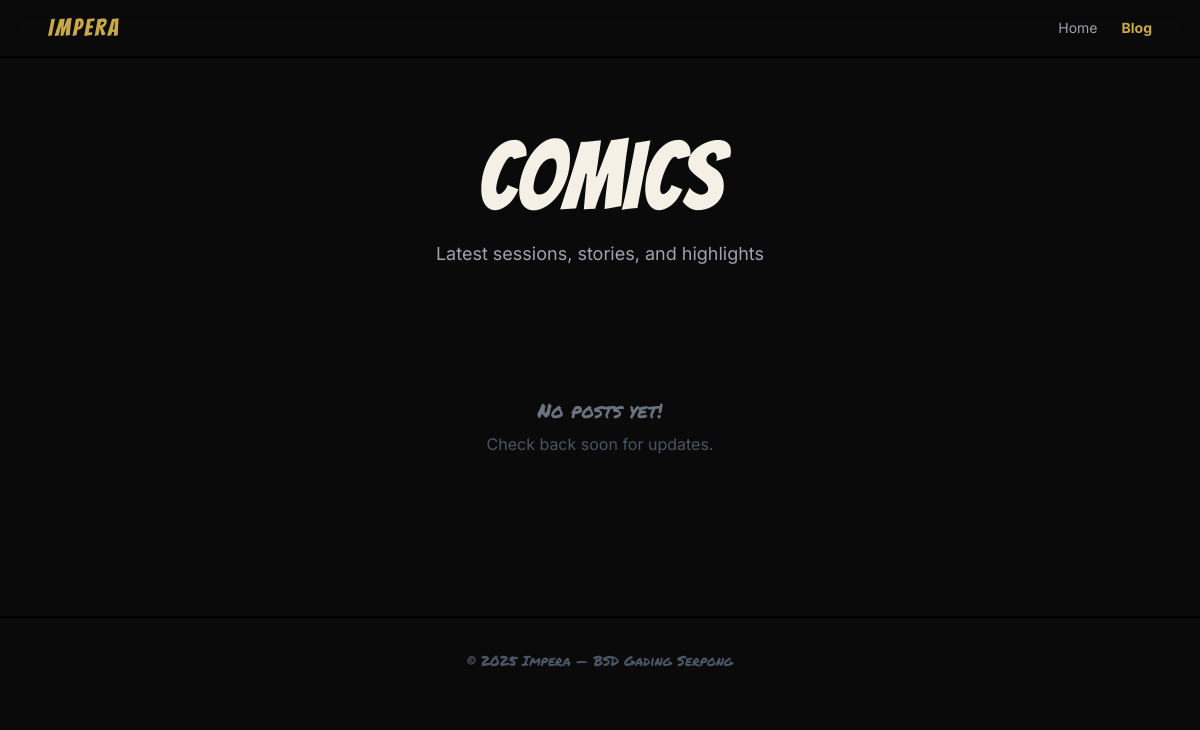
/blog, run on an earlier commit of the app's database.
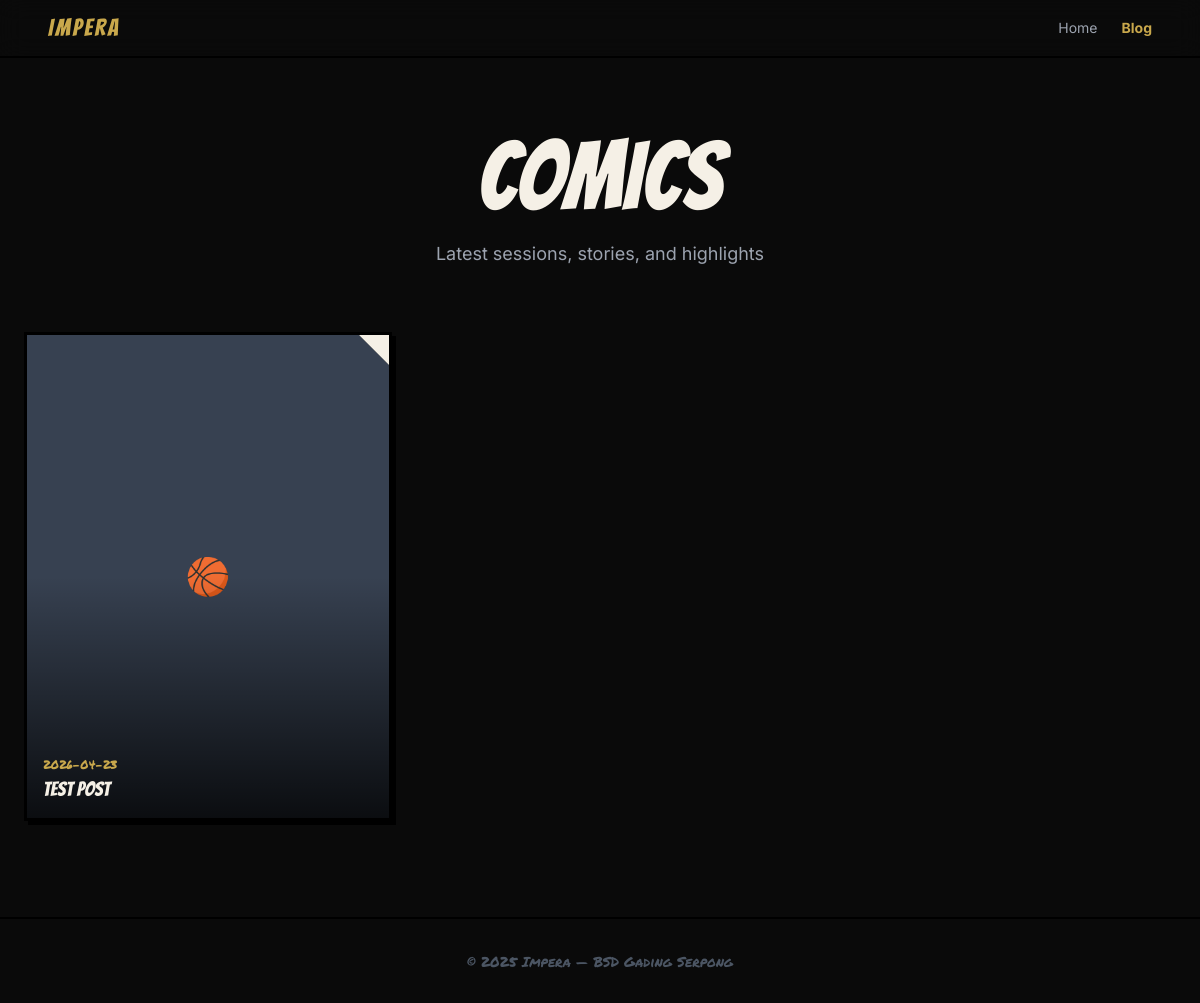
And on a later commit of the database.
### tables this page shows
CREATE TABLE posts (
            id INTEGER PRIMARY KEY AUTOINCREMENT,
            title TEXT NOT NULL,
            body TEXT NOT NULL,
            author_id INTEGER NOT NULL,
            status TEXT CHECK(status IN ('draft', 'published')) DEFAULT 'draft',
            created_at TIMESTAMP DEFAULT CURRENT_TIMESTAMP,
            updated_at TIMESTAMP DEFAULT CURRENT_TIMESTAMP,
            FOREIGN KEY (author_id) REFERENCES users(id)
        );

### main.py (the view)
@app.get("/blog", response_class=HTMLResponse)
async def blog(request: Request):
    conn = get_db()
    cursor = conn.cursor()
    cursor.execute("""
        SELECT p.id, p.title, p.body, p.status, p.created_at, u.username,
               (SELECT filename FROM post_images WHERE post_id = p.id ORDER BY display_order LIMIT 1) as cover_image
        FROM posts p
        JOIN users u ON p.author_id = u.id
        WHERE p.status = 'published'
        ORDER BY p.created_at DESC
    """)
    posts = cursor.fetchall()
    conn.close()
    return templates.TemplateResponse(request, "blog.html", {"request": request, "posts": posts})

### app/templates/blog.html (shortened to what this page needs)
<!DOCTYPE html>
<html lang="en" class="scroll-smooth">
<head>
    <script src="https://cdn.tailwindcss.com"></script>
</head>
<body class="bg-[#0a0a0a] text-[#F5F0E6]">
    <nav class="fixed top-0 w-full z-50 bg-[#0a0a0a]/90 backdrop-blur-md border-b-2 border-black">
        <div class="max-w-6xl mx-auto px-6 py-3 flex items-center justify-between">
            <a href="/" class="text-2xl font-display tracking-widest text-accent">IMPERA</a>
            <div class="flex gap-6">
                <a href="/" class="text-sm text-gray-400 hover:text-accent transition-colors">Home</a>
                <a href="/blog" class="text-sm text-accent font-bold">Blog</a>
            </div>
        </div>
    </nav>
    <section class="pt-32 pb-16 px-6 text-center">
        <h1 class="text-6xl md:text-8xl font-display mb-4">COMICS</h1>
        <p class="text-gray-400 text-lg">Latest sessions, stories, and highlights</p>
    </section>
    <section class="px-6 pb-24">
        <div class="max-w-7xl mx-auto">
            <div class="columns-1 md:columns-2 lg:columns-3 gap-6 space-y-6">
                {% for post in posts %}
                <div class="break-inside-avoid">
                    <div
                        class="comic-card relative bg-panel comic-border cursor-pointer overflow-hidden group"
                        onclick="openModal({{ post.id }})"
                    >
                        <div class="aspect-[3/4] bg-gray-800 overflow-hidden">
                            {% if post.cover_image %}
                            <img
                                src="/static/img/comics/{{ post.cover_image }}"
                                alt="{{ post.title }}"
                                class="w-full h-full object-cover group-hover:scale-105 transition-transform duration-300"
                            >
                            {% else %}
                            <div class="w-full h-full flex items-center justify-center bg-gray-700">
                                <span class="text-4xl">🏀</span>
                            </div>
                            {% endif %}
                        </div>
                        <div class="corner-fold"></div>
                        <div class="absolute inset-0 bg-gradient-to-t from-black/80 via-transparent to-transparent"></div>
                        <div class="absolute bottom-0 left-0 right-0 p-4">
                            <p class="text-xs text-accent font-accent mb-1">{{ post.created_at[:10] }}</p>
                            <h3 class="text-xl font-display leading-tight">{{ post.title }}</h3>
                        </div>
                    </div>
                </div>
                {% endfor %}
            </div>
            {% if not posts %}
            <div class="text-center py-16">
                <p class="text-gray-500 text-xl font-accent">No posts yet!</p>
                <p class="text-gray-600 mt-2">Check back soon for updates.</p>
            </div>
            {% endif %}
        </div>
    </section>
    <footer class="border-t-2 border-black py-8 px-6 text-center text-gray-600 text-sm">
        <p class="font-accent">© 2025 Impera — BSD Gading Serpong</p>
    </footer>
</body>
</html>

What changed in the data, as far as the page shows it:
added posts: created_at "2026-04-23", title "Test Post"
Also different on the page:
text no longer shown: "No posts yet! Check back soon for updates."
